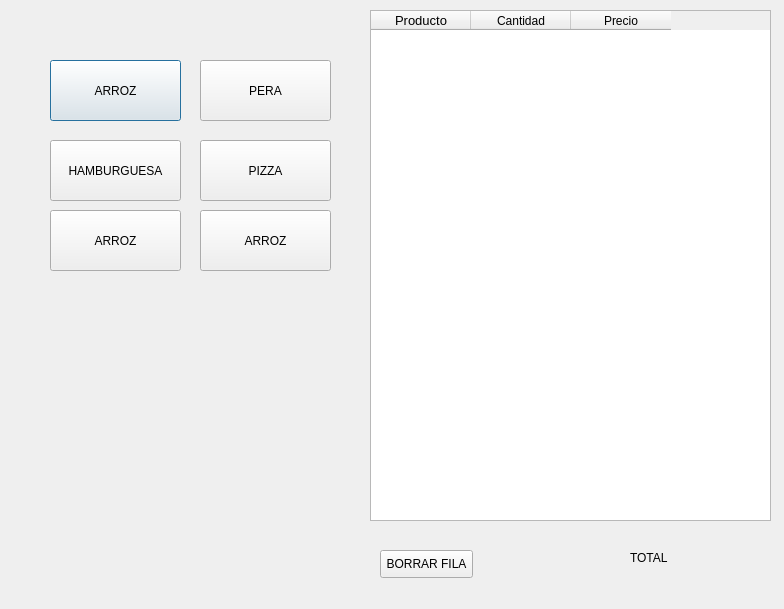
<?xml version="1.0" encoding="UTF-8"?>
<ui version="4.0">
 <class>Dialog</class>
 <widget class="QDialog" name="Dialog">
  <property name="geometry">
   <rect>
    <x>0</x>
    <y>0</y>
    <width>784</width>
    <height>609</height>
   </rect>
  </property>
  <property name="windowTitle">
   <string>Dialog</string>
  </property>
  <widget class="QTableWidget" name="cuenta1">
   <property name="geometry">
    <rect>
     <x>370</x>
     <y>10</y>
     <width>401</width>
     <height>511</height>
    </rect>
   </property>
   <column>
    <property name="text">
     <string>Producto</string>
    </property>
    <property name="font">
     <font>
      <pointsize>10</pointsize>
     </font>
    </property>
   </column>
   <column>
    <property name="text">
     <string>Cantidad</string>
    </property>
   </column>
   <column>
    <property name="text">
     <string>Precio</string>
    </property>
   </column>
  </widget>
  <widget class="QLabel" name="total1">
   <property name="geometry">
    <rect>
     <x>630</x>
     <y>550</y>
     <width>91</width>
     <height>16</height>
    </rect>
   </property>
   <property name="text">
    <string>TOTAL</string>
   </property>
  </widget>
  <widget class="QPushButton" name="arroz1">
   <property name="geometry">
    <rect>
     <x>50</x>
     <y>60</y>
     <width>131</width>
     <height>61</height>
    </rect>
   </property>
   <property name="text">
    <string>ARROZ</string>
   </property>
  </widget>
  <widget class="QPushButton" name="pera1">
   <property name="geometry">
    <rect>
     <x>200</x>
     <y>60</y>
     <width>131</width>
     <height>61</height>
    </rect>
   </property>
   <property name="text">
    <string>PERA</string>
   </property>
  </widget>
  <widget class="QPushButton" name="hamburguesa1">
   <property name="geometry">
    <rect>
     <x>50</x>
     <y>140</y>
     <width>131</width>
     <height>61</height>
    </rect>
   </property>
   <property name="text">
    <string>HAMBURGUESA</string>
   </property>
  </widget>
  <widget class="QPushButton" name="pizza1">
   <property name="geometry">
    <rect>
     <x>200</x>
     <y>140</y>
     <width>131</width>
     <height>61</height>
    </rect>
   </property>
   <property name="text">
    <string>PIZZA</string>
   </property>
  </widget>
  <widget class="QPushButton" name="borrar">
   <property name="geometry">
    <rect>
     <x>380</x>
     <y>550</y>
     <width>93</width>
     <height>28</height>
    </rect>
   </property>
   <property name="text">
    <string>BORRAR FILA</string>
   </property>
  </widget>
  <widget class="QPushButton" name="arroz1_2">
   <property name="geometry">
    <rect>
     <x>200</x>
     <y>210</y>
     <width>131</width>
     <height>61</height>
    </rect>
   </property>
   <property name="text">
    <string>ARROZ</string>
   </property>
  </widget>
  <widget class="QPushButton" name="arroz1_3">
   <property name="geometry">
    <rect>
     <x>50</x>
     <y>210</y>
     <width>131</width>
     <height>61</height>
    </rect>
   </property>
   <property name="text">
    <string>ARROZ</string>
   </property>
  </widget>
 </widget>
 <resources/>
 <connections/>
</ui>
